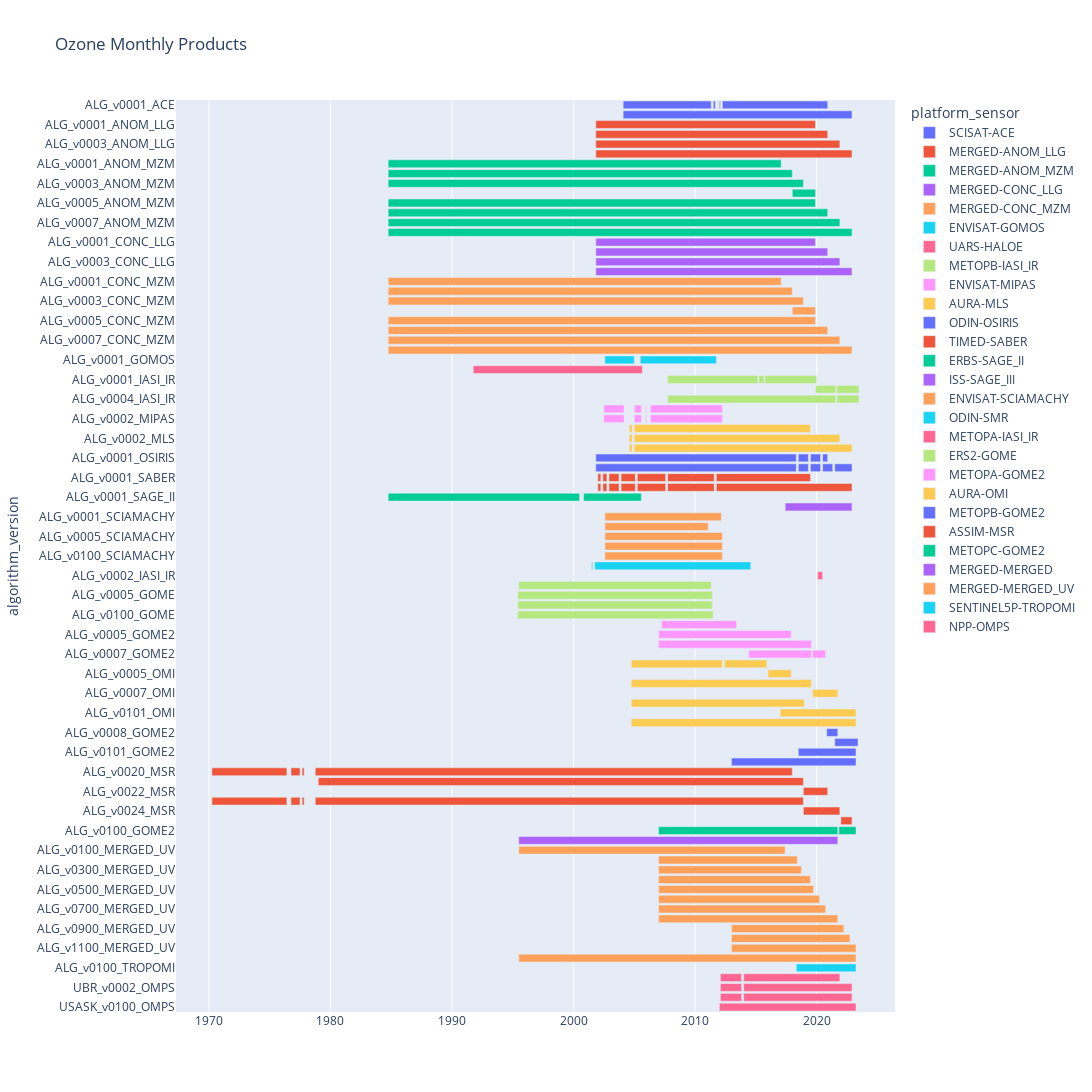

The cell this chart's notebook holds for it:
### Code cell
reclist=[]

# Read manifest file for Lot2 O3 - latest and get relaevant information into a Pandas Dataframe
# -- check if this is the correct manifest file...

# note: the variable name is not been taking into account here, because it is repeated for each platform/sensor pair
# to retrieve that information, just do varname=line.decode('utf-8').split('/')[5]

fname = 'http://wdc.dlr.de/C3S_312b_Lot2/manifest_C3S_312b_Lot2_O3_MONTHLY_latest.txt'
for line in urllib.request.urlopen(fname):
    recstr = line.decode('utf-8').split('/')[-1].split('-')
    # print(recstr)
    rec = {
        'level': recstr[2],
        # 'variable': recstr[3],
        'platform': recstr[4],
        'sensor': recstr[5],
        'algorithm': recstr[6],
        'frequency': recstr[7],
        'version' : recstr[8][0:-4],
        'date' : pd.Timestamp(datetime(int(recstr[0][0:4]),int(recstr[0][4:6]),1,0,0,0)),
    }

    if rec not in reclist: reclist.append(rec) # records of the same platform/sensor pair - different variable - are removed here
df = pd.DataFrame(reclist)

algorithms = sorted(list(df['algorithm'].unique()))

# timeseries go from 1970 until end of last year with available data in the manifest file
lastyear=df['date'].max().year
dates = pd.date_range('1970-01-15',f'{lastyear}-12-1',freq='MS')

# for each variable , then for each algorithm, then for each of its versions, check which months are covered
# colors will be platform/sensor pairs

barList = []
for algo in algorithms:
    
    df2 = df[df['algorithm']==algo].copy()
    versions=sorted(list(df2['version'].unique()))
    
    for v,version in enumerate(versions):
        df3 = df2[df2['version']==version]
        platforms=sorted(list(df3['platform'].unique()))
        for p,platform in enumerate(platforms):
            df4 = df3[df3['platform']==platform]
            timeseries = np.ones([len(dates)])*-1
            sens_plat_list=[] # list of all sensor/platforms that could use this algo version

            for t,date in enumerate(dates):
                if (date.to_datetime64() in df4['date'].values):
                    platform = df4.loc[df4['date']==date.to_datetime64(),['platform']].values[0][0]
                    # print(df4.loc[df4['date']==date.to_datetime64(),['platform']])
                    # raise SystemExit
                    sensor = df4.loc[df4['date']==date.to_datetime64(),['sensor']].values[0][0]
                    sensor_platform = f'{sensor}-{platform}'
                    if sensor_platform not in sens_plat_list:
                        sens_plat_list.append(sensor_platform)
                    #find index of this pair on the list
                    index=[i for i in range(len(sens_plat_list)) if (sens_plat_list[i]==sensor_platform)]
                    # print(platform_sensor)
                    # raise SystemExit
                    timeseries[t]=index[0]
            # plt.figure()
            # plt.plot(dates,timeseries)
            # plt.show()
            
            # now extract information about the bars to draw in the final plot
            # each individual bar is a new entry in a new DataFrame

            for i in range(len(dates)):
                if i==0:
                    if timeseries[1]==-1: # no data in beginning of timeseries, then do nothing
                        continue
                    else: # data in the very beginning - create new bar
                        bar = {
                            'algorithm_version' : f'{algo}_{version}_{platform}',
                            'platform_sensor': sens_plat_list[timeseries[t]],
                            'startdate': dates[i],
                        }
                        continue
                elif i==len(timeseries)-1: # case of last date
                    if(timeseries[i]==timeseries[i-1]):
                        if timeseries[i]==-1: # no data in last date, no active bar
                            continue
                        else: # active bar, needs to be closed
                            bar['enddate']=dates[i]
                            barList.append(bar)
                            continue
                    else: #there is a change in the timeseries. weather new satellite or end of last bar
                        if timeseries[i]==-1:
                            bar['enddate']=dates[i-1] # no data in last date, just close last active bar
                            barList.append(bar)
                        else: # new bar in the very last date. need to close last and initialize and close a new one
                            bar['enddate']=dates[i-1]
                            barList.append(bar)
                            bar = {
                                'algorithm_version' : f'{algo}_{version}_{platform}',
                                'platform_sensor': sens_plat_list[timeseries[t]],
                                'startdate': dates[i],
                                'enddate': dates[i],
                            }
                            barList.append(bar)
                            continue
                else: # general case
                    if(timeseries[i]==timeseries[i-1]): # no change, just continue to next date
                        continue
                    else: # weather no data or new satellite takes over. previous bar needs to be closed
                        if (timeseries[i]==-1) and (timeseries[i-1]!=-1): # no data from now on, just continue
                            bar['enddate']=dates[i-1]
                            barList.append(bar) 
                            continue
                        
                        else: #a different satellite takes over. close last bar and start new one
                            if timeseries[i-1]!=-1: # if i-1 had active bar, it needs to be closed
                                bar['enddate']=dates[i-1]
                                barList.append(bar)
                            # then open new bar    
                            bar = {
                                'algorithm_version' : f'{algo}_{version}_{platform}',
                                'platform_sensor': sens_plat_list[int(timeseries[t])],
                                'startdate': dates[i],
                            }
                            continue

df_bars = pd.DataFrame(barList)
print(df_bars)

fig = px.timeline(df_bars, x_start="startdate", x_end="enddate", y='algorithm_version',color='platform_sensor',title='Ozone Monthly Products')
# fig = px.timeline(df_bars, x_start="startdate", x_end="enddate", y='algorithm_version')
# fig = px.timeline(datasets_df, x_start="startdate", x_end="enddate", y='ECV')
fig.update_yaxes(autorange="reversed")
fig.update_layout(
    autosize=True,
    width=1200,
    height=2000,
)
fig.show()
today_date = pd.Timestamp.today().strftime('%Y%m%d') 
fig.write_image(f'ozone_coverage_byalgoversion_by mission_{today_date}.png')
# fig.write_html('ozone_coverage_byalgoversion_by mission.htm')

### Figure 1 — Plotly figure (JSON) as saved in the notebook; plotly's stock layout.template omitted (floating-point values rounded to 4 significant figures)
{"data": [{"alignmentgroup": "True", "base": ["2004-02-01T00:00:00", "2011-07-01T00:00:00", "2012-01-01T00:00:00", "2012-04-01T00:00:00", "2004-02-01T00:00:00"], "hovertemplate": "platform_sensor=SCISAT-ACE<br>startdate=%{base}<br>enddate=%{x}<br>algorithm_version=%{y}<extra></extra>", "legendgroup": "SCISAT-ACE", "marker": {"color": "#636efa", "pattern": {"shape": ""}}, "name": "SCISAT-ACE", "offsetgroup": "SCISAT-ACE", "orientation": "h", "showlegend": true, "textposition": "auto", "type": "bar", "x": [228614400000, 5356800000, 2678400000, 273542400000, 594259200000], "xaxis": "x", "y": ["ALG_v0001_ACE", "ALG_v0001_ACE", "ALG_v0001_ACE", "ALG_v0001_ACE", "ALG_v0002_ACE"], "yaxis": "y"}, {"alignmentgroup": "True", "base": ["2001-11-01T00:00:00", "2001-11-01T00:00:00", "2001-11-01T00:00:00", "2001-11-01T00:00:00"], "hovertemplate": "platform_sensor=MERGED-ANOM_LLG<br>startdate=%{base}<br>enddate=%{x}<br>algorithm_version=%{y}<extra></extra>", "legendgroup": "MERGED-ANOM_LLG", "marker": {"color": "#EF553B", "pattern": {"shape": ""}}, "name": "MERGED-ANOM_LLG", "offsetgroup": "MERGED-ANOM_LLG", "orientation": "h", "showlegend": true, "textposition": "auto", "type": "bar", "x": [570585600000, 602208000000, 633744000000, 665280000000], "xaxis": "x", "y": ["ALG_v0001_ANOM_LLG", "ALG_v0002_ANOM_LLG", "ALG_v0003_ANOM_LLG", "ALG_v0004_ANOM_LLG"], "yaxis": "y"}, {"alignmentgroup": "True", "base": ["1984-10-01T00:00:00", "1984-10-01T00:00:00", "1984-10-01T00:00:00", "2018-01-01T00:00:00", "1984-10-01T00:00:00", "1984-10-01T00:00:00", "1984-10-01T00:00:00", "1984-10-01T00:00:00"], "hovertemplate": "platform_sensor=MERGED-ANOM_MZM<br>startdate=%{base}<br>enddate=%{x}<br>algorithm_version=%{y}<extra></extra>", "legendgroup": "MERGED-ANOM_MZM", "marker": {"color": "#00cc96", "pattern": {"shape": ""}}, "name": "MERGED-ANOM_MZM", "offsetgroup": "MERGED-ANOM_MZM", "orientation": "h", "showlegend": true, "textposition": "auto", "type": "bar", "x": [1020470400000, 1049328000000, 1078185600000, 60393600000, 1109721600000, 1141344000000, 1172880000000, 1204416000000], "xaxis": "x", "y": ["ALG_v0001_ANOM_MZM", "ALG_v0002_ANOM_MZM", "ALG_v0003_ANOM_MZM", "ALG_v0004_ANOM_MZM", "ALG_v0005_ANOM_MZM", "ALG_v0006_ANOM_MZM", "ALG_v0007_ANOM_MZM", "ALG_v0008_ANOM_MZM"], "yaxis": "y"}, {"alignmentgroup": "True", "base": ["2001-11-01T00:00:00", "2001-11-01T00:00:00", "2001-11-01T00:00:00", "2001-11-01T00:00:00"], "hovertemplate": "platform_sensor=MERGED-CONC_LLG<br>startdate=%{base}<br>enddate=%{x}<br>algorithm_version=%{y}<extra></extra>", "legendgroup": "MERGED-CONC_LLG", "marker": {"color": "#ab63fa", "pattern": {"shape": ""}}, "name": "MERGED-CONC_LLG", "offsetgroup": "MERGED-CONC_LLG", "orientation": "h", "showlegend": true, "textposition": "auto", "type": "bar", "x": [570585600000, 602208000000, 633744000000, 665280000000], "xaxis": "x", "y": ["ALG_v0001_CONC_LLG", "ALG_v0002_CONC_LLG", "ALG_v0003_CONC_LLG", "ALG_v0004_CONC_LLG"], "yaxis": "y"}, {"alignmentgroup": "True", "base": ["1984-10-01T00:00:00", "1984-10-01T00:00:00", "1984-10-01T00:00:00", "2018-01-01T00:00:00", "1984-10-01T00:00:00", "1984-10-01T00:00:00", "1984-10-01T00:00:00", "1984-10-01T00:00:00"], "hovertemplate": "platform_sensor=MERGED-CONC_MZM<br>startdate=%{base}<br>enddate=%{x}<br>algorithm_version=%{y}<extra></extra>", "legendgroup": "MERGED-CONC_MZM", "marker": {"color": "#FFA15A", "pattern": {"shape": ""}}, "name": "MERGED-CONC_MZM", "offsetgroup": "MERGED-CONC_MZM", "orientation": "h", "showlegend": true, "textposition": "auto", "type": "bar", "x": [1020470400000, 1049328000000, 1078185600000, 60393600000, 1109721600000, 1141344000000, 1172880000000, 1204416000000], "xaxis": "x", "y": ["ALG_v0001_CONC_MZM", "ALG_v0002_CONC_MZM", "ALG_v0003_CONC_MZM", "ALG_v0004_CONC_MZM", "ALG_v0005_CONC_MZM", "ALG_v0006_CONC_MZM", "ALG_v0007_CONC_MZM", "ALG_v0008_CONC_MZM"], "yaxis": "y"}, {"alignmentgroup": "True", "base": ["2002-08-01T00:00:00", "2005-07-01T00:00:00", "2011-12-01T00:00:00"], "hovertemplate": "platform_sensor=ENVISAT-GOMOS<br>startdate=%{base}<br>enddate=%{x}<br>algorithm_version=%{y}<extra></extra>", "legendgroup": "ENVISAT-GOMOS", "marker": {"color": "#19d3f3", "pattern": {"shape": ""}}, "name": "ENVISAT-GOMOS", "offsetgroup": "ENVISAT-GOMOS", "orientation": "h", "showlegend": true, "textposition": "auto", "type": "bar", "x": [76377600000, 197251200000, 0], "xaxis": "x", "y": ["ALG_v0001_GOMOS", "ALG_v0001_GOMOS", "ALG_v0001_GOMOS"], "yaxis": "y"}, {"alignmentgroup": "True", "base": ["1991-10-01T00:00:00"], "hovertemplate": "platform_sensor=UARS-HALOE<br>startdate=%{base}<br>enddate=%{x}<br>algorithm_version=%{y}<extra></extra>", "legendgroup": "UARS-HALOE", "marker": {"color": "#FF6692", "pattern": {"shape": ""}}, "name": "UARS-HALOE", "offsetgroup": "UARS-HALOE", "orientation": "h", "showlegend": true, "textposition": "auto", "type": "bar", "x": [439257600000], "xaxis": "x", "y": ["ALG_v0001_HALOE"], "yaxis": "y"}, {"alignmentgroup": "True", "base": ["2007-10-01T00:00:00", "2015-04-01T00:00:00", "2015-10-01T00:00:00", "2019-12-01T00:00:00", "2021-09-01T00:00:00", "2007-10-01T00:00:00", "2021-09-01T00:00:00"], "hovertemplate": "platform_sensor=METOPB-IASI_IR<br>startdate=%{base}<br>enddate=%{x}<br>algorithm_version=%{y}<extra></extra>", "legendgroup": "METOPB-IASI_IR", "marker": {"color": "#B6E880", "pattern": {"shape": ""}}, "name": "METOPB-IASI_IR", "offsetgroup": "METOPB-IASI_IR", "orientation": "h", "showlegend": true, "textposition": "auto", "type": "bar", "x": [233971200000, 13219200000, 134179200000, 52617600000, 57715200000, 436579200000, 57715200000], "xaxis": "x", "y": ["ALG_v0001_IASI_IR", "ALG_v0001_IASI_IR", "ALG_v0001_IASI_IR", "ALG_v0003_IASI_IR", "ALG_v0003_IASI_IR", "ALG_v0004_IASI_IR", "ALG_v0004_IASI_IR"], "yaxis": "y"}, {"alignmentgroup": "True", "base": ["2002-07-01T00:00:00", "2005-01-01T00:00:00", "2005-12-01T00:00:00", "2006-03-01T00:00:00", "2006-05-01T00:00:00", "2002-07-01T00:00:00", "2005-01-01T00:00:00", "2005-12-01T00:00:00", "2006-03-01T00:00:00", "2006-05-01T00:00:00"], "hovertemplate": "platform_sensor=ENVISAT-MIPAS<br>startdate=%{base}<br>enddate=%{x}<br>algorithm_version=%{y}<extra></extra>", "legendgroup": "ENVISAT-MIPAS", "marker": {"color": "#FF97FF", "pattern": {"shape": ""}}, "name": "ENVISAT-MIPAS", "offsetgroup": "ENVISAT-MIPAS", "orientation": "h", "showlegend": true, "textposition": "auto", "type": "bar", "x": [52617600000, 18316800000, 2678400000, 0, 186796800000, 52617600000, 18316800000, 2678400000, 0, 186796800000], "xaxis": "x", "y": ["ALG_v0001_MIPAS", "ALG_v0001_MIPAS", "ALG_v0001_MIPAS", "ALG_v0001_MIPAS", "ALG_v0001_MIPAS", "ALG_v0002_MIPAS", "ALG_v0002_MIPAS", "ALG_v0002_MIPAS", "ALG_v0002_MIPAS", "ALG_v0002_MIPAS"], "yaxis": "y"}, {"alignmentgroup": "True", "base": ["2004-08-01T00:00:00", "2005-01-01T00:00:00", "2004-08-01T00:00:00", "2005-01-01T00:00:00", "2004-08-01T00:00:00", "2005-01-01T00:00:00"], "hovertemplate": "platform_sensor=AURA-MLS<br>startdate=%{base}<br>enddate=%{x}<br>algorithm_version=%{y}<extra></extra>", "legendgroup": "AURA-MLS", "marker": {"color": "#FECB52", "pattern": {"shape": ""}}, "name": "AURA-MLS", "offsetgroup": "AURA-MLS", "orientation": "h", "showlegend": true, "textposition": "auto", "type": "bar", "x": [7948800000, 457401600000, 7948800000, 533779200000, 7948800000, 565315200000], "xaxis": "x", "y": ["ALG_v0001_MLS", "ALG_v0001_MLS", "ALG_v0002_MLS", "ALG_v0002_MLS", "ALG_v0003_MLS", "ALG_v0003_MLS"], "yaxis": "y"}, {"alignmentgroup": "True", "base": ["2001-11-01T00:00:00", "2018-07-01T00:00:00", "2019-07-01T00:00:00", "2020-07-01T00:00:00", "2001-11-01T00:00:00", "2018-07-01T00:00:00", "2019-07-01T00:00:00", "2020-07-01T00:00:00", "2021-07-01T00:00:00"], "hovertemplate": "platform_sensor=ODIN-OSIRIS<br>startdate=%{base}<br>enddate=%{x}<br>algorithm_version=%{y}<extra></extra>", "legendgroup": "ODIN-OSIRIS", "marker": {"color": "#636efa", "pattern": {"shape": ""}}, "name": "ODIN-OSIRIS", "offsetgroup": "ODIN-OSIRIS", "orientation": "h", "showlegend": true, "textposition": "auto", "type": "bar", "x": [520560000000, 26265600000, 26352000000, 13219200000, 520560000000, 26265600000, 26352000000, 26265600000, 44755200000], "xaxis": "x", "y": ["ALG_v0001_OSIRIS", "ALG_v0001_OSIRIS", "ALG_v0001_OSIRIS", "ALG_v0001_OSIRIS", "ALG_v0002_OSIRIS", "ALG_v0002_OSIRIS", "ALG_v0002_OSIRIS", "ALG_v0002_OSIRIS", "ALG_v0002_OSIRIS"], "yaxis": "y"}, {"alignmentgroup": "True", "base": ["2002-01-01T00:00:00", "2002-06-01T00:00:00", "2002-12-01T00:00:00", "2003-12-01T00:00:00", "2005-04-01T00:00:00", "2007-10-01T00:00:00", "2011-10-01T00:00:00", "2002-01-01T00:00:00", "2002-06-01T00:00:00", "2002-12-01T00:00:00", "2003-12-01T00:00:00", "2005-04-01T00:00:00", "2007-10-01T00:00:00", "2011-10-01T00:00:00"], "hovertemplate": "platform_sensor=TIMED-SABER<br>startdate=%{base}<br>enddate=%{x}<br>algorithm_version=%{y}<extra></extra>", "legendgroup": "TIMED-SABER", "marker": {"color": "#EF553B", "pattern": {"shape": ""}}, "name": "TIMED-SABER", "offsetgroup": "TIMED-SABER", "orientation": "h", "showlegend": true, "textposition": "auto", "type": "bar", "x": [7776000000, 10540800000, 26265600000, 36979200000, 73612800000, 120960000000, 244512000000, 7776000000, 10540800000, 26265600000, 36979200000, 73612800000, 120960000000, 352425600000], "xaxis": "x", "y": ["ALG_v0001_SABER", "ALG_v0001_SABER", "ALG_v0001_SABER", "ALG_v0001_SABER", "ALG_v0001_SABER", "ALG_v0001_SABER", "ALG_v0001_SABER", "ALG_v0002_SABER", "ALG_v0002_SABER", "ALG_v0002_SABER", "ALG_v0002_SABER", "ALG_v0002_SABER", "ALG_v0002_SABER", "ALG_v0002_SABER"], "yaxis": "y"}, {"alignmentgroup": "True", "base": ["1984-10-01T00:00:00", "2000-11-01T00:00:00"], "hovertemplate": "platform_sensor=ERBS-SAGE_II<br>startdate=%{base}<br>enddate=%{x}<br>algorithm_version=%{y}<extra></extra>", "legendgroup": "ERBS-SAGE_II", "marker": {"color": "#00cc96", "pattern": {"shape": ""}}, "name": "ERBS-SAGE_II", "offsetgroup": "ERBS-SAGE_II", "orientation": "h", "showlegend": true, "textposition": "auto", "type": "bar", "x": [496972800000, 149817600000], "xaxis": "x", "y": ["ALG_v0001_SAGE_II", "ALG_v0001_SAGE_II"], "yaxis": "y"}, {"alignmentgroup": "True", "base": ["2017-06-01T00:00:00"], "hovertemplate": "platform_sensor=ISS-SAGE_III<br>startdate=%{base}<br>enddate=%{x}<br>algorithm_version=%{y}<extra></extra>", "legendgroup": "ISS-SAGE_III", "marker": {"color": "#ab63fa", "pattern": {"shape": ""}}, "name": "ISS-SAGE_III", "offsetgroup": "ISS-SAGE_III", "orientation": "h", "showlegend": true, "textposition": "auto", "type": "bar", "x": [173577600000], "xaxis": "x", "y": ["ALG_v0001_SAGE_III"], "yaxis": "y"}, {"alignmentgroup": "True", "base": ["2002-08-01T00:00:00", "2002-08-01T00:00:00", "2002-08-01T00:00:00", "2002-08-01T00:00:00", "2002-08-01T00:00:00"], "hovertemplate": "platform_sensor=ENVISAT-SCIAMACHY<br>startdate=%{base}<br>enddate=%{x}<br>algorithm_version=%{y}<extra></extra>", "legendgroup": "ENVISAT-SCIAMACHY", "marker": {"color": "#FFA15A", "pattern": {"shape": ""}}, "name": "ENVISAT-SCIAMACHY", "offsetgroup": "ENVISAT-SCIAMACHY", "orientation": "h", "showlegend": true, "textposition": "auto", "type": "bar", "x": [302400000000, 268358400000, 305078400000, 305078400000, 305078400000], "xaxis": "x", "y": ["ALG_v0001_SCIAMACHY", "ALG_v0004_SCIAMACHY", "ALG_v0005_SCIAMACHY", "ALG_v0006_SCIAMACHY", "ALG_v0100_SCIAMACHY"], "yaxis": "y"}, {"alignmentgroup": "True", "base": ["2001-07-01T00:00:00", "2001-10-01T00:00:00"], "hovertemplate": "platform_sensor=ODIN-SMR<br>startdate=%{base}<br>enddate=%{x}<br>algorithm_version=%{y}<extra></extra>", "legendgroup": "ODIN-SMR", "marker": {"color": "#19d3f3", "pattern": {"shape": ""}}, "name": "ODIN-SMR", "offsetgroup": "ODIN-SMR", "orientation": "h", "showlegend": true, "textposition": "auto", "type": "bar", "x": [2678400000, 404956800000], "xaxis": "x", "y": ["ALG_v0001_SMR", "ALG_v0001_SMR"], "yaxis": "y"}, {"alignmentgroup": "True", "base": ["2020-02-01T00:00:00"], "hovertemplate": "platform_sensor=METOPA-IASI_IR<br>startdate=%{base}<br>enddate=%{x}<br>algorithm_version=%{y}<extra></extra>", "legendgroup": "METOPA-IASI_IR", "marker": {"color": "#FF6692", "pattern": {"shape": ""}}, "name": "METOPA-IASI_IR", "offsetgroup": "METOPA-IASI_IR", "orientation": "h", "showlegend": true, "textposition": "auto", "type": "bar", "x": [13046400000], "xaxis": "x", "y": ["ALG_v0002_IASI_IR"], "yaxis": "y"}, {"alignmentgroup": "True", "base": ["1995-07-01T00:00:00", "1995-06-01T00:00:00", "1995-06-01T00:00:00", "1995-06-01T00:00:00"], "hovertemplate": "platform_sensor=ERS2-GOME<br>startdate=%{base}<br>enddate=%{x}<br>algorithm_version=%{y}<extra></extra>", "legendgroup": "ERS2-GOME", "marker": {"color": "#B6E880", "pattern": {"shape": ""}}, "name": "ERS2-GOME", "offsetgroup": "ERS2-GOME", "orientation": "h", "showlegend": true, "textposition": "auto", "type": "bar", "x": [499651200000, 504921600000, 504921600000, 507513600000], "xaxis": "x", "y": ["ALG_v0004_GOME", "ALG_v0005_GOME", "ALG_v0006_GOME", "ALG_v0100_GOME"], "yaxis": "y"}, {"alignmentgroup": "True", "base": ["2007-04-01T00:00:00", "2007-01-01T00:00:00", "2007-01-01T00:00:00", "2014-06-01T00:00:00", "2019-09-01T00:00:00", "2020-11-01T00:00:00"], "hovertemplate": "platform_sensor=METOPA-GOME2<br>startdate=%{base}<br>enddate=%{x}<br>algorithm_version=%{y}<extra></extra>", "legendgroup": "METOPA-GOME2", "marker": {"color": "#FF97FF", "pattern": {"shape": ""}}, "name": "METOPA-GOME2", "offsetgroup": "METOPA-GOME2", "orientation": "h", "showlegend": true, "textposition": "auto", "type": "bar", "x": [194659200000, 344476800000, 397008000000, 163036800000, 34214400000, 0], "xaxis": "x", "y": ["ALG_v0004_GOME2", "ALG_v0005_GOME2", "ALG_v0006_GOME2", "ALG_v0007_GOME2", "ALG_v0007_GOME2", "ALG_v0007_GOME2"], "yaxis": "y"}, {"alignmentgroup": "True", "base": ["2004-10-01T00:00:00", "2012-06-01T00:00:00", "2016-01-01T00:00:00", "2004-10-01T00:00:00", "2019-09-01T00:00:00", "2004-10-01T00:00:00", "2017-01-01T00:00:00", "2004-10-01T00:00:00"], "hovertemplate": "platform_sensor=AURA-OMI<br>startdate=%{base}<br>enddate=%{x}<br>algorithm_version=%{y}<extra></extra>", "legendgroup": "AURA-OMI", "marker": {"color": "#FECB52", "pattern": {"shape": ""}}, "name": "AURA-OMI", "offsetgroup": "AURA-OMI", "orientation": "h", "showlegend": true, "textposition": "auto", "type": "bar", "x": [236649600000, 110419200000, 60480000000, 468028800000, 65750400000, 449712000000, 197078400000, 583718400000], "xaxis": "x", "y": ["ALG_v0004_OMI", "ALG_v0004_OMI", "ALG_v0005_OMI", "ALG_v0006_OMI", "ALG_v0007_OMI", "ALG_v0100_OMI", "ALG_v0101_OMI", "ALG_v0200_OMI"], "yaxis": "y"}, {"alignmentgroup": "True", "base": ["2020-11-01T00:00:00", "2021-07-01T00:00:00", "2018-07-01T00:00:00", "2013-01-01T00:00:00"], "hovertemplate": "platform_sensor=METOPB-GOME2<br>startdate=%{base}<br>enddate=%{x}<br>algorithm_version=%{y}<extra></extra>", "legendgroup": "METOPB-GOME2", "marker": {"color": "#636efa", "pattern": {"shape": ""}}, "name": "METOPB-GOME2", "offsetgroup": "METOPB-GOME2", "orientation": "h", "showlegend": true, "textposition": "auto", "type": "bar", "x": [28857600000, 60480000000, 149904000000, 323308800000], "xaxis": "x", "y": ["ALG_v0008_GOME2", "ALG_v0009_GOME2", "ALG_v0101_GOME2", "ALG_v0200_GOME2"], "yaxis": "y"}, {"alignmentgroup": "True", "base": ["1970-04-01T00:00:00", "1976-10-01T00:00:00", "1977-09-01T00:00:00", "1978-10-01T00:00:00", "1979-01-01T00:00:00", "2018-12-01T00:00:00", "1970-04-01T00:00:00", "1976-10-01T00:00:00", "1977-09-01T00:00:00", "1978-10-01T00:00:00", "2018-12-01T00:00:00", "2022-01-01T00:00:00"], "hovertemplate": "platform_sensor=ASSIM-MSR<br>startdate=%{base}<br>enddate=%{x}<br>algorithm_version=%{y}<extra></extra>", "legendgroup": "ASSIM-MSR", "marker": {"color": "#EF553B", "pattern": {"shape": ""}}, "name": "ASSIM-MSR", "offsetgroup": "ASSIM-MSR", "orientation": "h", "showlegend": true, "textposition": "auto", "type": "bar", "x": [194659200000, 23587200000, 5270400000, 1238716800000, 1259625600000, 63158400000, 194659200000, 23587200000, 5270400000, 1267574400000, 94694400000, 28857600000], "xaxis": "x", "y": ["ALG_v0020_MSR", "ALG_v0020_MSR", "ALG_v0020_MSR", "ALG_v0020_MSR", "ALG_v0021_MSR", "ALG_v0022_MSR", "ALG_v0023_MSR", "ALG_v0023_MSR", "ALG_v0023_MSR", "ALG_v0023_MSR", "ALG_v0024_MSR", "ALG_v0025_MSR"], "yaxis": "y"}, {"alignmentgroup": "True", "base": ["2007-01-01T00:00:00", "2021-11-01T00:00:00"], "hovertemplate": "platform_sensor=METOPC-GOME2<br>startdate=%{base}<br>enddate=%{x}<br>algorithm_version=%{y}<extra></extra>", "legendgroup": "METOPC-GOME2", "marker": {"color": "#00cc96", "pattern": {"shape": ""}}, "name": "METOPC-GOME2", "offsetgroup": "METOPC-GOME2", "orientation": "h", "showlegend": true, "textposition": "auto", "type": "bar", "x": [465436800000, 44582400000], "xaxis": "x", "y": ["ALG_v0100_GOME2", "ALG_v0100_GOME2"], "yaxis": "y"}, {"alignmentgroup": "True", "base": ["1995-07-01T00:00:00"], "hovertemplate": "platform_sensor=MERGED-MERGED<br>startdate=%{base}<br>enddate=%{x}<br>algorithm_version=%{y}<extra></extra>", "legendgroup": "MERGED-MERGED", "marker": {"color": "#ab63fa", "pattern": {"shape": ""}}, "name": "MERGED-MERGED", "offsetgroup": "MERGED-MERGED", "orientation": "h", "showlegend": true, "textposition": "auto", "type": "bar", "x": [828489600000], "xaxis": "x", "y": ["ALG_v0100_MERGED"], "yaxis": "y"}, {"alignmentgroup": "True", "base": ["1995-07-01T00:00:00", "2007-01-01T00:00:00", "2007-01-01T00:00:00", "2007-01-01T00:00:00", "2007-01-01T00:00:00", "2007-01-01T00:00:00", "2007-01-01T00:00:00", "2007-01-01T00:00:00", "2013-01-01T00:00:00", "2013-01-01T00:00:00", "2013-01-01T00:00:00", "1995-07-01T00:00:00"], "hovertemplate": "platform_sensor=MERGED-MERGED_UV<br>startdate=%{base}<br>enddate=%{x}<br>algorithm_version=%{y}<extra></extra>", "legendgroup": "MERGED-MERGED_UV", "marker": {"color": "#FFA15A", "pattern": {"shape": ""}}, "name": "MERGED-MERGED_UV", "offsetgroup": "MERGED-MERGED_UV", "orientation": "h", "showlegend": true, "textposition": "auto", "type": "bar", "x": [691718400000, 360201600000, 370742400000, 394329600000, 402278400000, 418089600000, 433900800000, 465436800000, 291772800000, 307584000000, 323308800000, 875750400000], "xaxis": "x", "y": ["ALG_v0100_MERGED_UV", "ALG_v0200_MERGED_UV", "ALG_v0300_MERGED_UV", "ALG_v0400_MERGED_UV", "ALG_v0500_MERGED_UV", "ALG_v0600_MERGED_UV", "ALG_v0700_MERGED_UV", "ALG_v0800_MERGED_UV", "ALG_v0900_MERGED_UV", "ALG_v1000_MERGED_UV", "ALG_v1100_MERGED_UV", "ALG_v2000_MERGED_UV"], "yaxis": "y"}, {"alignmentgroup": "True", "base": ["2018-05-01T00:00:00"], "hovertemplate": "platform_sensor=SENTINEL5P-TROPOMI<br>startdate=%{base}<br>enddate=%{x}<br>algorithm_version=%{y}<extra></extra>", "legendgroup": "SENTINEL5P-TROPOMI", "marker": {"color": "#19d3f3", "pattern": {"shape": ""}}, "name": "SENTINEL5P-TROPOMI", "offsetgroup": "SENTINEL5P-TROPOMI", "orientation": "h", "showlegend": true, "textposition": "auto", "type": "bar", "x": [155174400000], "xaxis": "x", "y": ["ALG_v0100_TROPOMI"], "yaxis": "y"}, {"alignmentgroup": "True", "base": ["2012-02-01T00:00:00", "2014-01-01T00:00:00", "2012-02-01T00:00:00", "2014-01-01T00:00:00", "2012-02-01T00:00:00", "2014-01-01T00:00:00", "2012-01-01T00:00:00"], "hovertemplate": "platform_sensor=NPP-OMPS<br>startdate=%{base}<br>enddate=%{x}<br>algorithm_version=%{y}<extra></extra>", "legendgroup": "NPP-OMPS", "marker": {"color": "#FF6692", "pattern": {"shape": ""}}, "name": "NPP-OMPS", "offsetgroup": "NPP-OMPS", "orientation": "h", "showlegend": true, "textposition": "auto", "type": "bar", "x": [55209600000, 249782400000, 55209600000, 281318400000, 55209600000, 281318400000, 354931200000], "xaxis": "x", "y": ["UBR_v0001_OMPS", "UBR_v0001_OMPS", "UBR_v0002_OMPS", "UBR_v0002_OMPS", "USASK_v0002_OMPS", "USASK_v0002_OMPS", "USASK_v0100_OMPS"], "yaxis": "y"}], "layout": {"autosize": true, "barmode": "overlay", "height": 2000, "legend": {"title": {"text": "platform_sensor"}, "tracegroupgap": 0}, "title": {"text": "Ozone Monthly Products"}, "width": 1200, "xaxis": {"anchor": "y", "domain": [0, 1], "type": "date"}, "yaxis": {"anchor": "x", "autorange": "reversed", "domain": [0, 1], "title": {"text": "algorithm_version"}}}}
